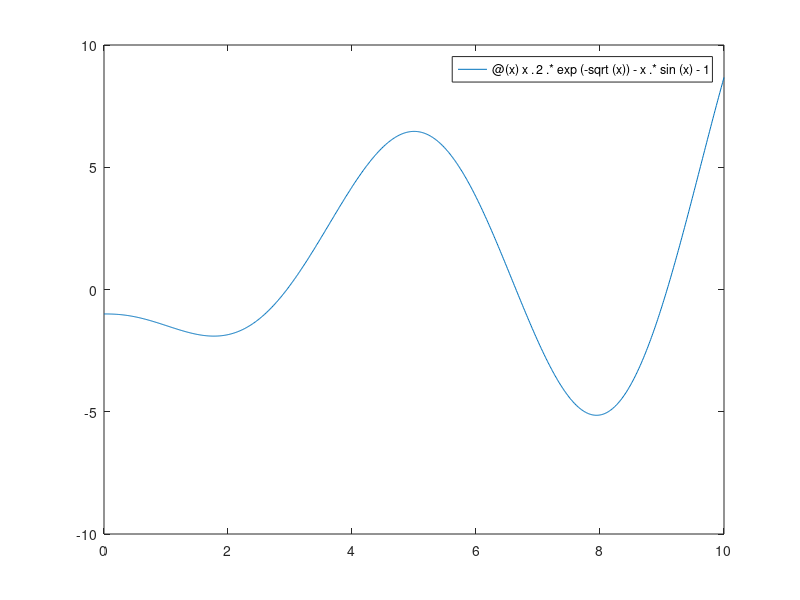

This chart was generated by the following MATLAB code: (Note: this script raises an error after producing the figure.)
%% problem 1
clear; clc; close all;

%(1)
func = @(x)1./x.^2.*sin(x);
q = integral(func, -Inf, -0.1);
disp(q);

%(2) -> answer : 2EA
%way1
qwer = [2.2 -1.5 3.7 -6.1 -5];
aaa = roots(qwer)

%way2
func1 = @(x)2.2*x.^4-1.5*x.^3+3.7*x.^2-6.1*x -5;
fplot(func1);
fzero(func1, 0)
fzero(func1, 2)

%(3)
comparison = @(x)x.^2.*exp(-sqrt(x))-x.*sin(x)-1;
fplot(comparison, [0, 10])
x1 = fzero(comparison, 3)
x2 = fzero(comparison, 6)
x3 = fzero(comparison, 9)

%(4)
% Parameters
m = 2;             % Mass
k = 3;             % Stiffness
y0 = 1;            % Initial position
v0 = 1;            % Initial velocity
tspan = [0 15];    % Time range
f = @(t) cos(pi * t); % External force function

% Solve the ODE
[t, sol] = ode45(@(t, Y) springMassODE(t, Y, m, k, f), tspan, [y0, v0]);

% Extract position and velocity
y = sol(:, 1);     % Position y(t)
v = sol(:, 2);     % Velocity y'(t)

% Plot the results
figure(1);

% Position plot
subplot(2, 1, 1);
plot(t, y);
title('Position y(t)');
xlabel('Time t');
ylabel('Position y');
grid on;

% Velocity plot
subplot(2, 1, 2);
plot(t, v);
title('Velocity y''(t)');
xlabel('Time t');
ylabel('Velocity y''');
grid on;

%% problem 2
x = [2 3 5 8 9 11];
y = [0.50 0.91 1.91 6.58 10.12 23.29];

figure(2);
subplot(1,3,1);
plot(log(x), log(y), 'o:');
subplot(1,3,2);
plot(x, log(y), 'o:');
subplot(1,3,3);
plot(x, 1./y, 'o:');

mb = polyfit(x, log(y), 1)
m = mb(1);
b = exp(mb(2));

figure(3);
xp = linspace(2, 11, 50);
yp = b*exp(m*xp);

plot(x, y, 'o', xp, yp);

%% problem 3
